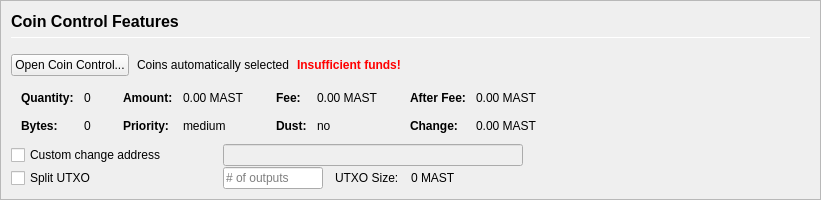
         <widget class="QFrame" name="frameCoinControl">
          <property name="sizePolicy">
           <sizepolicy hsizetype="Expanding" vsizetype="Expanding">
            <horstretch>0</horstretch>
            <verstretch>0</verstretch>
           </sizepolicy>
          </property>
          <property name="maximumSize">
           <size>
            <width>16777215</width>
            <height>16777215</height>
           </size>
          </property>
          <property name="frameShape">
           <enum>QFrame::StyledPanel</enum>
          </property>
          <property name="frameShadow">
           <enum>QFrame::Sunken</enum>
          </property>
          <layout class="QVBoxLayout" name="verticalLayoutCoinControl2">
           <property name="spacing">
            <number>0</number>
           </property>
           <property name="leftMargin">
            <number>0</number>
           </property>
           <property name="topMargin">
            <number>0</number>
           </property>
           <property name="rightMargin">
            <number>0</number>
           </property>
           <property name="bottomMargin">
            <number>0</number>
           </property>
           <item>
            <widget class="QFrame" name="frameCoinControl_BG">
             <layout class="QVBoxLayout" name="verticalLayoutCoinControl" stretch="0,0,0,0,0,0">
              <property name="spacing">
               <number>1</number>
              </property>
              <property name="leftMargin">
               <number>10</number>
              </property>
              <property name="topMargin">
               <number>10</number>
              </property>
              <item>
               <layout class="QHBoxLayout" name="horizontalLayoutCoinControl1">
                <property name="bottomMargin">
                 <number>15</number>
                </property>
                <item>
                 <layout class="QVBoxLayout" name="verticalLayout_3">
                  <property name="spacing">
                   <number>6</number>
                  </property>
                  <item>
                   <widget class="QLabel" name="labelCoinControlFeatures">
                    <property name="sizePolicy">
                     <sizepolicy hsizetype="Preferred" vsizetype="Maximum">
                      <horstretch>0</horstretch>
                      <verstretch>0</verstretch>
                     </sizepolicy>
                    </property>
                    <property name="minimumSize">
                     <size>
                      <width>0</width>
                      <height>20</height>
                     </size>
                    </property>
                    <property name="font">
                     <font>
                      <pointsize>12</pointsize>
                      <weight>75</weight>
                      <bold>true</bold>
                     </font>
                    </property>
                    <property name="styleSheet">
                     <string notr="true">font-weight:bold;</string>
                    </property>
                    <property name="text">
                     <string>Coin Control Features</string>
                    </property>
                   </widget>
                  </item>
                  <item>
                   <widget class="Line" name="line">
                    <property name="minimumSize">
                     <size>
                      <width>0</width>
                      <height>1</height>
                     </size>
                    </property>
                    <property name="maximumSize">
                     <size>
                      <width>16777215</width>
                      <height>1</height>
                     </size>
                    </property>
                    <property name="orientation">
                     <enum>Qt::Horizontal</enum>
                    </property>
                   </widget>
                  </item>
                 </layout>
                </item>
               </layout>
              </item>
              <item>
               <layout class="QHBoxLayout" name="horizontalLayoutCoinControl2" stretch="0,0,0,0">
                <property name="spacing">
                 <number>8</number>
                </property>
                <property name="bottomMargin">
                 <number>10</number>
                </property>
                <item>
                 <widget class="QPushButton" name="pushButtonCoinControl">
                  <property name="styleSheet">
                   <string notr="true"/>
                  </property>
                  <property name="text">
                   <string>Open Coin Control...</string>
                  </property>
                  <property name="autoDefault">
                   <bool>false</bool>
                  </property>
                 </widget>
                </item>
                <item>
                 <widget class="QLabel" name="labelCoinControlAutomaticallySelected">
                  <property name="text">
                   <string>Coins automatically selected</string>
                  </property>
                  <property name="margin">
                   <number>5</number>
                  </property>
                 </widget>
                </item>
                <item>
                 <widget class="QLabel" name="labelCoinControlInsuffFunds">
                  <property name="font">
                   <font>
                    <weight>75</weight>
                    <bold>true</bold>
                   </font>
                  </property>
                  <property name="styleSheet">
                   <string notr="true">color:red;font-weight:bold;</string>
                  </property>
                  <property name="text">
                   <string>Insufficient funds!</string>
                  </property>
                  <property name="margin">
                   <number>5</number>
                  </property>
                 </widget>
                </item>
                <item>
                 <spacer name="horizontalSpacerCoinControl">
                  <property name="orientation">
                   <enum>Qt::Horizontal</enum>
                  </property>
                  <property name="sizeHint" stdset="0">
                   <size>
                    <width>40</width>
                    <height>1</height>
                   </size>
                  </property>
                 </spacer>
                </item>
               </layout>
              </item>
              <item>
               <widget class="QWidget" name="widgetCoinControl" native="true">
                <property name="sizePolicy">
                 <sizepolicy hsizetype="Preferred" vsizetype="Preferred">
                  <horstretch>0</horstretch>
                  <verstretch>0</verstretch>
                 </sizepolicy>
                </property>
                <property name="minimumSize">
                 <size>
                  <width>0</width>
                  <height>0</height>
                 </size>
                </property>
                <property name="styleSheet">
                 <string notr="true"/>
                </property>
                <layout class="QHBoxLayout" name="horizontalLayoutCoinControl5">
                 <property name="leftMargin">
                  <number>0</number>
                 </property>
                 <property name="topMargin">
                  <number>0</number>
                 </property>
                 <property name="rightMargin">
                  <number>0</number>
                 </property>
                 <property name="bottomMargin">
                  <number>0</number>
                 </property>
                 <item>
                  <layout class="QHBoxLayout" name="horizontalLayoutCoinControl3" stretch="0,0,0,1">
                   <property name="spacing">
                    <number>20</number>
                   </property>
                   <property name="topMargin">
                    <number>0</number>
                   </property>
                   <property name="bottomMargin">
                    <number>10</number>
                   </property>
                   <item>
                    <layout class="QFormLayout" name="formLayoutCoinControl1">
                     <property name="horizontalSpacing">
                      <number>10</number>
                     </property>
                     <property name="verticalSpacing">
                      <number>14</number>
                     </property>
                     <property name="leftMargin">
                      <number>10</number>
                     </property>
                     <property name="topMargin">
                      <number>4</number>
                     </property>
                     <property name="rightMargin">
                      <number>6</number>
                     </property>
                     <item row="0" column="0">
                      <widget class="QLabel" name="labelCoinControlQuantityText">
                       <property name="font">
                        <font>
                         <weight>75</weight>
                         <bold>true</bold>
                        </font>
                       </property>
                       <property name="text">
                        <string>Quantity:</string>
                       </property>
                       <property name="margin">
                        <number>0</number>
                       </property>
                      </widget>
                     </item>
                     <item row="0" column="1">
                      <widget class="QLabel" name="labelCoinControlQuantity">
                       <property name="cursor">
                        <cursorShape>IBeamCursor</cursorShape>
                       </property>
                       <property name="contextMenuPolicy">
                        <enum>Qt::ActionsContextMenu</enum>
                       </property>
                       <property name="text">
                        <string notr="true">0</string>
                       </property>
                       <property name="margin">
                        <number>0</number>
                       </property>
                       <property name="textInteractionFlags">
                        <set>Qt::LinksAccessibleByMouse|Qt::TextSelectableByKeyboard|Qt::TextSelectableByMouse</set>
                       </property>
                      </widget>
                     </item>
                     <item row="1" column="0">
                      <widget class="QLabel" name="labelCoinControlBytesText">
                       <property name="font">
                        <font>
                         <weight>75</weight>
                         <bold>true</bold>
                        </font>
                       </property>
                       <property name="text">
                        <string>Bytes:</string>
                       </property>
                      </widget>
                     </item>
                     <item row="1" column="1">
                      <widget class="QLabel" name="labelCoinControlBytes">
                       <property name="cursor">
                        <cursorShape>IBeamCursor</cursorShape>
                       </property>
                       <property name="contextMenuPolicy">
                        <enum>Qt::ActionsContextMenu</enum>
                       </property>
                       <property name="text">
                        <string notr="true">0</string>
                       </property>
                       <property name="textInteractionFlags">
                        <set>Qt::LinksAccessibleByMouse|Qt::TextSelectableByKeyboard|Qt::TextSelectableByMouse</set>
                       </property>
                      </widget>
                     </item>
                    </layout>
                   </item>
                   <item>
                    <layout class="QFormLayout" name="formLayoutCoinControl2">
                     <property name="horizontalSpacing">
                      <number>10</number>
                     </property>
                     <property name="verticalSpacing">
                      <number>14</number>
                     </property>
                     <property name="leftMargin">
                      <number>6</number>
                     </property>
                     <property name="topMargin">
                      <number>4</number>
                     </property>
                     <property name="rightMargin">
                      <number>6</number>
                     </property>
                     <item row="0" column="0">
                      <widget class="QLabel" name="labelCoinControlAmountText">
                       <property name="font">
                        <font>
                         <weight>75</weight>
                         <bold>true</bold>
                        </font>
                       </property>
                       <property name="text">
                        <string>Amount:</string>
                       </property>
                       <property name="margin">
                        <number>0</number>
                       </property>
                      </widget>
                     </item>
                     <item row="0" column="1">
                      <widget class="QLabel" name="labelCoinControlAmount">
                       <property name="cursor">
                        <cursorShape>IBeamCursor</cursorShape>
                       </property>
                       <property name="contextMenuPolicy">
                        <enum>Qt::ActionsContextMenu</enum>
                       </property>
                       <property name="text">
                        <string notr="true">0.00 MAST</string>
                       </property>
                       <property name="textInteractionFlags">
                        <set>Qt::LinksAccessibleByMouse|Qt::TextSelectableByKeyboard|Qt::TextSelectableByMouse</set>
                       </property>
                      </widget>
                     </item>
                     <item row="1" column="0">
                      <widget class="QLabel" name="labelCoinControlPriorityText">
                       <property name="font">
                        <font>
                         <weight>75</weight>
                         <bold>true</bold>
                        </font>
                       </property>
                       <property name="text">
                        <string>Priority:</string>
                       </property>
                      </widget>
                     </item>
                     <item row="1" column="1">
                      <widget class="QLabel" name="labelCoinControlPriority">
                       <property name="cursor">
                        <cursorShape>IBeamCursor</cursorShape>
                       </property>
                       <property name="contextMenuPolicy">
                        <enum>Qt::ActionsContextMenu</enum>
                       </property>
                       <property name="text">
                        <string>medium</string>
                       </property>
                       <property name="textInteractionFlags">
                        <set>Qt::LinksAccessibleByMouse|Qt::TextSelectableByKeyboard|Qt::TextSelectableByMouse</set>
                       </property>
                      </widget>
                     </item>
                    </layout>
                   </item>
                   <item>
                    <layout class="QFormLayout" name="formLayoutCoinControl3">
                     <property name="horizontalSpacing">
                      <number>10</number>
                     </property>
                     <property name="verticalSpacing">
                      <number>14</number>
                     </property>
                     <property name="leftMargin">
                      <number>6</number>
                     </property>
                     <property name="topMargin">
                      <number>4</number>
                     </property>
                     <property name="rightMargin">
                      <number>6</number>
                     </property>
                     <item row="0" column="0">
                      <widget class="QLabel" name="labelCoinControlFeeText">
                       <property name="font">
                        <font>
                         <weight>75</weight>
                         <bold>true</bold>
                        </font>
                       </property>
                       <property name="text">
                        <string>Fee:</string>
                       </property>
                       <property name="margin">
                        <number>0</number>
                       </property>
                      </widget>
                     </item>
                     <item row="0" column="1">
                      <widget class="QLabel" name="labelCoinControlFee">
                       <property name="cursor">
                        <cursorShape>IBeamCursor</cursorShape>
                       </property>
                       <property name="contextMenuPolicy">
                        <enum>Qt::ActionsContextMenu</enum>
                       </property>
                       <property name="text">
                        <string notr="true">0.00 MAST</string>
                       </property>
                       <property name="textInteractionFlags">
                        <set>Qt::LinksAccessibleByMouse|Qt::TextSelectableByKeyboard|Qt::TextSelectableByMouse</set>
                       </property>
                      </widget>
                     </item>
                     <item row="1" column="0">
                      <widget class="QLabel" name="labelCoinControlLowOutputText">
                       <property name="font">
                        <font>
                         <weight>75</weight>
                         <bold>true</bold>
                        </font>
                       </property>
                       <property name="text">
                        <string>Dust:</string>
                       </property>
                      </widget>
                     </item>
                     <item row="1" column="1">
                      <widget class="QLabel" name="labelCoinControlLowOutput">
                       <property name="cursor">
                        <cursorShape>IBeamCursor</cursorShape>
                       </property>
                       <property name="contextMenuPolicy">
                        <enum>Qt::ActionsContextMenu</enum>
                       </property>
                       <property name="text">
                        <string>no</string>
                       </property>
                       <property name="textInteractionFlags">
                        <set>Qt::LinksAccessibleByMouse|Qt::TextSelectableByKeyboard|Qt::TextSelectableByMouse</set>
                       </property>
                      </widget>
                     </item>
                    </layout>
                   </item>
                   <item>
                    <layout class="QFormLayout" name="formLayoutCoinControl4">
                     <property name="horizontalSpacing">
                      <number>10</number>
                     </property>
                     <property name="verticalSpacing">
                      <number>14</number>
                     </property>
                     <property name="leftMargin">
                      <number>6</number>
                     </property>
                     <property name="topMargin">
                      <number>4</number>
                     </property>
                     <property name="rightMargin">
                      <number>6</number>
                     </property>
                     <item row="0" column="0">
                      <widget class="QLabel" name="labelCoinControlAfterFeeText">
                       <property name="font">
                        <font>
                         <weight>75</weight>
                         <bold>true</bold>
                        </font>
                       </property>
                       <property name="text">
                        <string>After Fee:</string>
                       </property>
                       <property name="margin">
                        <number>0</number>
                       </property>
                      </widget>
                     </item>
                     <item row="0" column="1">
                      <widget class="QLabel" name="labelCoinControlAfterFee">
                       <property name="cursor">
                        <cursorShape>IBeamCursor</cursorShape>
                       </property>
                       <property name="contextMenuPolicy">
                        <enum>Qt::ActionsContextMenu</enum>
                       </property>
                       <property name="text">
                        <string notr="true">0.00 MAST</string>
                       </property>
                       <property name="textInteractionFlags">
                        <set>Qt::LinksAccessibleByMouse|Qt::TextSelectableByKeyboard|Qt::TextSelectableByMouse</set>
                       </property>
                      </widget>
                     </item>
                     <item row="1" column="0">
                      <widget class="QLabel" name="labelCoinControlChangeText">
                       <property name="font">
                        <font>
                         <weight>75</weight>
                         <bold>true</bold>
                        </font>
                       </property>
                       <property name="text">
                        <string>Change:</string>
                       </property>
                      </widget>
                     </item>
                     <item row="1" column="1">
                      <widget class="QLabel" name="labelCoinControlChange">
                       <property name="cursor">
                        <cursorShape>IBeamCursor</cursorShape>
                       </property>
                       <property name="contextMenuPolicy">
                        <enum>Qt::ActionsContextMenu</enum>
                       </property>
                       <property name="text">
                        <string notr="true">0.00 MAST</string>
                       </property>
                       <property name="textInteractionFlags">
                        <set>Qt::LinksAccessibleByMouse|Qt::TextSelectableByKeyboard|Qt::TextSelectableByMouse</set>
                       </property>
                      </widget>
                     </item>
                    </layout>
                   </item>
                  </layout>
                 </item>
                </layout>
               </widget>
              </item>
              <item>
               <layout class="QHBoxLayout" name="horizontalLayoutCoinControl4">
                <property name="spacing">
                 <number>12</number>
                </property>
                <property name="sizeConstraint">
                 <enum>QLayout::SetDefaultConstraint</enum>
                </property>
                <property name="topMargin">
                 <number>0</number>
                </property>
                <property name="rightMargin">
                 <number>0</number>
                </property>
                <item>
                 <widget class="QCheckBox" name="checkBoxCoinControlChange">
                  <property name="sizePolicy">
                   <sizepolicy hsizetype="Preferred" vsizetype="Preferred">
                    <horstretch>0</horstretch>
                    <verstretch>0</verstretch>
                   </sizepolicy>
                  </property>
                  <property name="minimumSize">
                   <size>
                    <width>200</width>
                    <height>0</height>
                   </size>
                  </property>
                  <property name="maximumSize">
                   <size>
                    <width>200</width>
                    <height>16777215</height>
                   </size>
                  </property>
                  <property name="toolTip">
                   <string>If this is activated, but the change address is empty or invalid, change will be sent to a newly generated address.</string>
                  </property>
                  <property name="text">
                   <string>Custom change address</string>
                  </property>
                 </widget>
                </item>
                <item>
                 <widget class="QValidatedLineEdit" name="lineEditCoinControlChange">
                  <property name="enabled">
                   <bool>false</bool>
                  </property>
                  <property name="sizePolicy">
                   <sizepolicy hsizetype="Preferred" vsizetype="Preferred">
                    <horstretch>0</horstretch>
                    <verstretch>0</verstretch>
                   </sizepolicy>
                  </property>
                  <property name="minimumSize">
                   <size>
                    <width>300</width>
                    <height>0</height>
                   </size>
                  </property>
                 </widget>
                </item>
                <item>
                 <widget class="QLabel" name="labelCoinControlChangeLabel">
                  <property name="sizePolicy">
                   <sizepolicy hsizetype="Preferred" vsizetype="Preferred">
                    <horstretch>0</horstretch>
                    <verstretch>0</verstretch>
                   </sizepolicy>
                  </property>
                  <property name="minimumSize">
                   <size>
                    <width>100</width>
                    <height>0</height>
                   </size>
                  </property>
                  <property name="text">
                   <string/>
                  </property>
                  <property name="margin">
                   <number>3</number>
                  </property>
                 </widget>
                </item>
               </layout>
              </item>
              <item>
               <layout class="QHBoxLayout" name="horizontalLayoutCoinControl6">
                <property name="spacing">
                 <number>12</number>
                </property>
                <property name="rightMargin">
                 <number>0</number>
                </property>
                <item>
                 <widget class="QCheckBox" name="splitBlockCheckBox">
                  <property name="sizePolicy">
                   <sizepolicy hsizetype="Preferred" vsizetype="Preferred">
                    <horstretch>0</horstretch>
                    <verstretch>0</verstretch>
                   </sizepolicy>
                  </property>
                  <property name="minimumSize">
                   <size>
                    <width>200</width>
                    <height>0</height>
                   </size>
                  </property>
                  <property name="maximumSize">
                   <size>
                    <width>200</width>
                    <height>16777215</height>
                   </size>
                  </property>
                  <property name="text">
                   <string>Split UTXO</string>
                  </property>
                 </widget>
                </item>
                <item>
                 <widget class="QLineEdit" name="splitBlockLineEdit">
                  <property name="sizePolicy">
                   <sizepolicy hsizetype="Preferred" vsizetype="Preferred">
                    <horstretch>50</horstretch>
                    <verstretch>0</verstretch>
                   </sizepolicy>
                  </property>
                  <property name="minimumSize">
                   <size>
                    <width>100</width>
                    <height>0</height>
                   </size>
                  </property>
                  <property name="maximumSize">
                   <size>
                    <width>100</width>
                    <height>16777215</height>
                   </size>
                  </property>
                  <property name="placeholderText">
                   <string># of outputs</string>
                  </property>
                 </widget>
                </item>
                <item>
                 <widget class="QLabel" name="labelBlockSizeText">
                  <property name="text">
                   <string>UTXO Size:</string>
                  </property>
                 </widget>
                </item>
                <item>
                 <widget class="QLabel" name="labelBlockSize">
                  <property name="text">
                   <string>0 MAST</string>
                  </property>
                 </widget>
                </item>
                <item>
                 <spacer name="horizontalSpacer_7">
                  <property name="orientation">
                   <enum>Qt::Horizontal</enum>
                  </property>
                  <property name="sizeHint" stdset="0">
                   <size>
                    <width>40</width>
                    <height>20</height>
                   </size>
                  </property>
                 </spacer>
                </item>
               </layout>
              </item>
              <item>
               <spacer name="verticalSpacerCoinControl">
                <property name="orientation">
                 <enum>Qt::Vertical</enum>
                </property>
                <property name="sizeHint" stdset="0">
                 <size>
                  <width>800</width>
                  <height>1</height>
                 </size>
                </property>
               </spacer>
              </item>
             </layout>
            </widget>
           </item>
          </layout>
         </widget>
